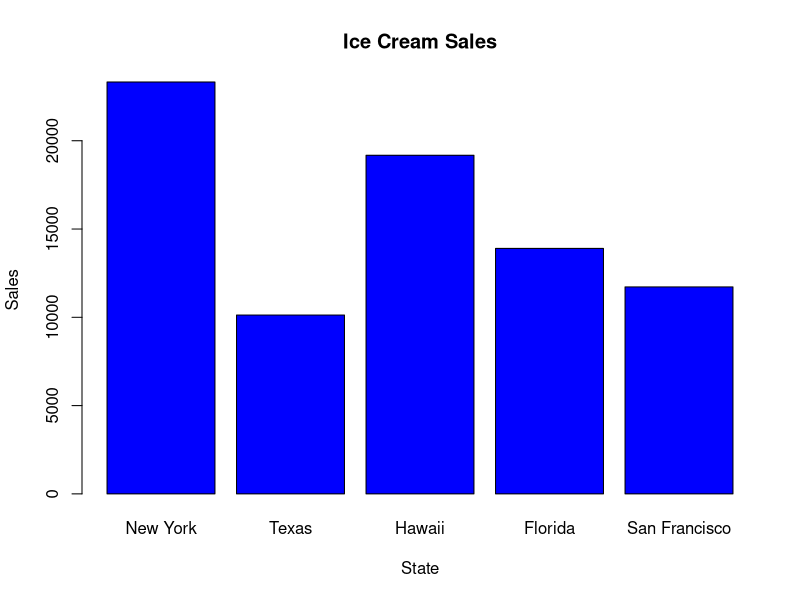
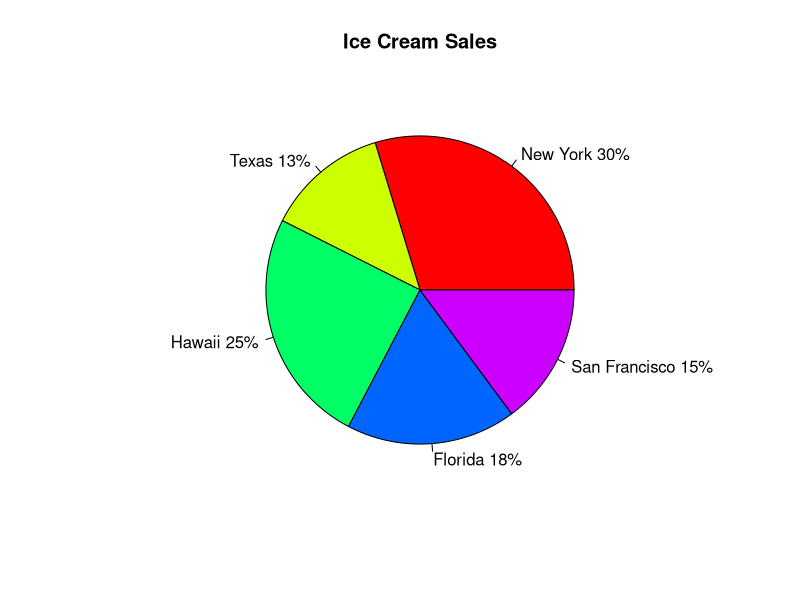

Recreate these plots in R, in order. (Note: this script raises an error after producing the figures.)
state <- c('New York','Texas','Hawaii','Florida','San Francisco')
sales <- c(23327,10129,19178,13902,11723)
df<-data.frame(state, sales)

# bar chart
barplot(df$sales, names.arg=df$state ,xlab="State" ,ylab="Sales" ,col="blue", main="Ice Cream Sales", border="black")

# pie chart
rf <- round(df$sales/sum(df$sales)*100)  # percentage or relative frequency
lbls <- paste(df$state, rf)              # add percents to state in new object lbls
lbls <- paste(lbls,"%",sep="")           # add % to labels
pie(rf, lbls, main = "Ice Cream Sales", col = rainbow(length(rf)))

# pareto diagram
names(sales)<-c('New York','Texas','Hawaii','Florida','San Francisco')
pareto.chart(sales, xlab="State", ylab="Sales")
